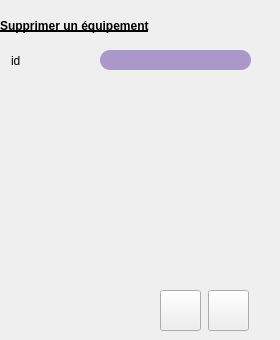
     <widget class="QWidget" name="page_10">
      <widget class="QLabel" name="label_12">
       <property name="geometry">
        <rect>
         <x>0</x>
         <y>10</y>
         <width>271</width>
         <height>31</height>
        </rect>
       </property>
       <property name="styleSheet">
        <string notr="true">font: 75 13pt &quot;Quicksand&quot;;
text-decoration: underline;
font-weight:bold;</string>
       </property>
       <property name="text">
        <string>Supprimer un équipement</string>
       </property>
      </widget>
      <widget class="QLineEdit" name="lineEdit_id_supp_equip">
       <property name="geometry">
        <rect>
         <x>100</x>
         <y>50</y>
         <width>151</width>
         <height>20</height>
        </rect>
       </property>
       <property name="styleSheet">
        <string notr="true">border-color: rgb(255, 255, 255);

border-radius: 10px;
background-color: rgb(171, 152, 203);</string>
       </property>
      </widget>
      <widget class="QLabel" name="label_13">
       <property name="geometry">
        <rect>
         <x>11</x>
         <y>54</y>
         <width>47</width>
         <height>14</height>
        </rect>
       </property>
       <property name="text">
        <string>id</string>
       </property>
      </widget>
      <widget class="QPushButton" name="pushButton_11">
       <property name="geometry">
        <rect>
         <x>208</x>
         <y>290</y>
         <width>41</width>
         <height>41</height>
        </rect>
       </property>
       <property name="styleSheet">
        <string notr="true">border-image: url(:/new/prefix1/icon/annuler.png);</string>
       </property>
       <property name="text">
        <string/>
       </property>
      </widget>
      <widget class="QPushButton" name="pushButton_s_e">
       <property name="geometry">
        <rect>
         <x>160</x>
         <y>290</y>
         <width>41</width>
         <height>41</height>
        </rect>
       </property>
       <property name="styleSheet">
        <string notr="true">border-image: url(:/new/prefix1/icon/ok.png);</string>
       </property>
       <property name="text">
        <string/>
       </property>
      </widget>
     </widget>
